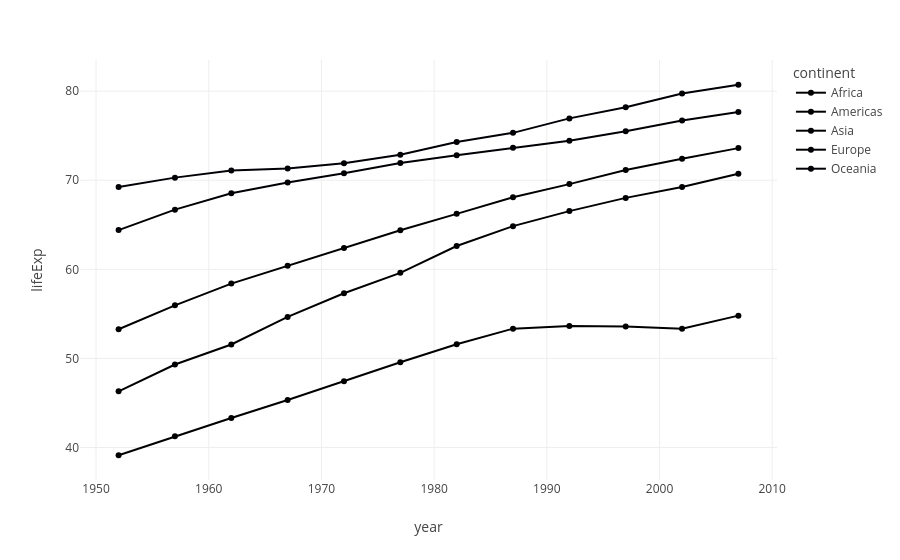

Source (notebook cell):
### Code cell
yearly = df.groupby(["year", "continent"], as_index=False)["lifeExp"].mean()
line_fig = px.line(yearly, 
                   x="year", 
                   y="lifeExp", 
                   color="continent", 
                   markers=True)
#line_fig.update_xaxes(dtick=5)   # whole-number year ticks, no 2019.5
line_fig.update_yaxes(
    dtick=None,
    nticks=8
)

### Figure 1 — Plotly figure (JSON) as saved in the notebook; plotly's stock layout.template omitted (floating-point values rounded to 4 significant figures)
{"data": [{"hovertemplate": "continent=Africa<br>year=%{x}<br>lifeExp=%{y}<extra></extra>", "legendgroup": "Africa", "line": {"color": "#000001", "dash": "solid"}, "marker": {"symbol": "circle"}, "mode": "lines+markers", "name": "Africa", "orientation": "v", "showlegend": true, "type": "scatter", "x": [1952, 1957, 1962, 1967, 1972, 1977, 1982, 1987, 1992, 1997, 2002, 2007], "xaxis": "x", "y": [39.14, 41.27, 43.32, 45.33, 47.45, 49.58, 51.59, 53.34, 53.63, 53.6, 53.33, 54.81], "yaxis": "y"}, {"hovertemplate": "continent=Americas<br>year=%{x}<br>lifeExp=%{y}<extra></extra>", "legendgroup": "Americas", "line": {"color": "#000002", "dash": "solid"}, "marker": {"symbol": "circle"}, "mode": "lines+markers", "name": "Americas", "orientation": "v", "showlegend": true, "type": "scatter", "x": [1952, 1957, 1962, 1967, 1972, 1977, 1982, 1987, 1992, 1997, 2002, 2007], "xaxis": "x", "y": [53.28, 55.96, 58.4, 60.41, 62.39, 64.39, 66.23, 68.09, 69.57, 71.15, 72.42, 73.61], "yaxis": "y"}, {"hovertemplate": "continent=Asia<br>year=%{x}<br>lifeExp=%{y}<extra></extra>", "legendgroup": "Asia", "line": {"color": "#000003", "dash": "solid"}, "marker": {"symbol": "circle"}, "mode": "lines+markers", "name": "Asia", "orientation": "v", "showlegend": true, "type": "scatter", "x": [1952, 1957, 1962, 1967, 1972, 1977, 1982, 1987, 1992, 1997, 2002, 2007], "xaxis": "x", "y": [46.31, 49.32, 51.56, 54.66, 57.32, 59.61, 62.62, 64.85, 66.54, 68.02, 69.23, 70.73], "yaxis": "y"}, {"hovertemplate": "continent=Europe<br>year=%{x}<br>lifeExp=%{y}<extra></extra>", "legendgroup": "Europe", "line": {"color": "#000004", "dash": "solid"}, "marker": {"symbol": "circle"}, "mode": "lines+markers", "name": "Europe", "orientation": "v", "showlegend": true, "type": "scatter", "x": [1952, 1957, 1962, 1967, 1972, 1977, 1982, 1987, 1992, 1997, 2002, 2007], "xaxis": "x", "y": [64.41, 66.7, 68.54, 69.74, 70.78, 71.94, 72.81, 73.64, 74.44, 75.51, 76.7, 77.65], "yaxis": "y"}, {"hovertemplate": "continent=Oceania<br>year=%{x}<br>lifeExp=%{y}<extra></extra>", "legendgroup": "Oceania", "line": {"color": "#000005", "dash": "solid"}, "marker": {"symbol": "circle"}, "mode": "lines+markers", "name": "Oceania", "orientation": "v", "showlegend": true, "type": "scatter", "x": [1952, 1957, 1962, 1967, 1972, 1977, 1982, 1987, 1992, 1997, 2002, 2007], "xaxis": "x", "y": [69.25, 70.3, 71.09, 71.31, 71.91, 72.85, 74.29, 75.32, 76.94, 78.19, 79.74, 80.72], "yaxis": "y"}], "layout": {"legend": {"title": {"text": "continent"}, "tracegroupgap": 0}, "margin": {"t": 60}, "xaxis": {"anchor": "y", "domain": [0, 1], "title": {"text": "year"}}, "yaxis": {"anchor": "x", "domain": [0, 1], "nticks": 8, "title": {"text": "lifeExp"}}}}
